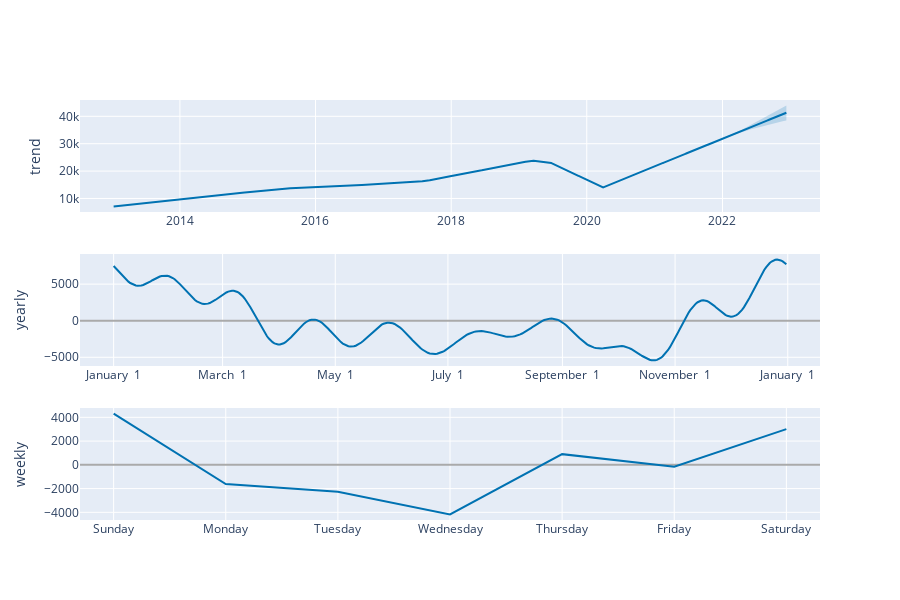

The notebook cell saved with this chart:
### Code cell
plot_components_plotly(Room_m,Room_forecast)

### Figure 1 — Plotly figure (JSON) as saved in the notebook; plotly's stock layout.template omitted (floating-point values rounded to 4 significant figures; data arrays with more than 128 entries replaced by an {"elided": "..."} marker saying what was removed)
{"data": [{"line": {"color": "#0072B2", "width": 2}, "mode": "lines", "name": "trend", "type": "scatter", "x": {"elided": "3367 str values"}, "xaxis": "x", "y": {"elided": "3367 float values"}, "yaxis": "y"}, {"line": {"color": "rgba(0, 114, 178, 0.2)", "width": 0}, "mode": "lines", "name": "trend_upper", "type": "scatter", "x": {"elided": "3367 str values"}, "xaxis": "x", "y": {"elided": "3367 float values"}, "yaxis": "y"}, {"fill": "tonexty", "fillcolor": "rgba(0, 114, 178, 0.2)", "line": {"color": "rgba(0, 114, 178, 0.2)", "width": 0}, "mode": "lines", "name": "trend_lower", "type": "scatter", "x": {"elided": "3367 str values"}, "xaxis": "x", "y": {"elided": "3367 float values"}, "yaxis": "y"}, {"line": {"color": "#0072B2", "width": 2}, "mode": "lines", "name": "yearly", "type": "scatter", "x": {"elided": "365 str values"}, "xaxis": "x2", "y": {"elided": "365 float values"}, "yaxis": "y2"}, {"line": {"color": "#0072B2", "width": 2}, "mode": "lines", "name": "weekly", "type": "scatter", "x": ["2017-01-01T00:00:00", "2017-01-02T00:00:00", "2017-01-03T00:00:00", "2017-01-04T00:00:00", "2017-01-05T00:00:00", "2017-01-06T00:00:00", "2017-01-07T00:00:00"], "xaxis": "x3", "y": [4314.0, -1618.0, -2270.0, -4174.0, 899.0, -155.8, 3004.0], "yaxis": "y3"}], "layout": {"height": 600, "showlegend": false, "width": 900, "xaxis": {"anchor": "y", "domain": [0, 1], "range": ["2012-07-11T20:24:00", "2023-06-10T03:36:00"], "type": "date"}, "xaxis2": {"anchor": "y2", "domain": [0, 1], "range": ["2016-12-13T18:54:02.958904115", "2018-01-18T11:04:57.863013581"], "tickformat": "%B %e", "type": "date"}, "xaxis3": {"anchor": "y3", "domain": [0, 1], "range": ["2016-12-31T16:48:00", "2017-01-07T07:12:00"], "tickformat": "%A", "type": "date"}, "yaxis": {"anchor": "x", "domain": [0.7333, 1], "rangemode": "normal", "title": {"text": "trend"}, "zerolinecolor": "#AAA"}, "yaxis2": {"anchor": "x2", "domain": [0.3667, 0.6333], "title": {"text": "yearly"}, "zerolinecolor": "#AAA"}, "yaxis3": {"anchor": "x3", "domain": [0, 0.2667], "title": {"text": "weekly"}, "zerolinecolor": "#AAA"}}}
